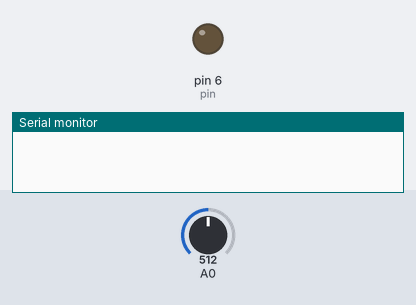
A sketch run on a simulated Arduino Uno, built with avr-gcc and run on an emulated ATmega328P. On the bench: output pins drawn as LEDs (lit = HIGH), the last lines printed to the serial monitor. Inputs (shaded band) come from the test bench; at power-on: A0 = 512.

Above: at 0.1 s.
At 60.1 s:
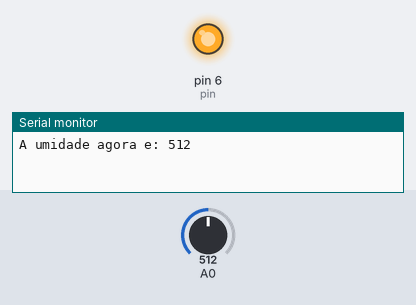
Timing chart, 0 to 61.6 s (numbered marks = the images above):
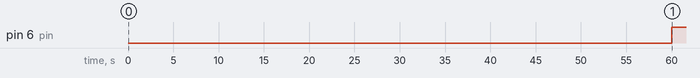

The sketch:

projeto_irrigacao.ino.ino
```cpp
#include "Timer.h"

Timer t;
int pin = 6;
int umidade = 0;
int umid_minima = 1020;

void setup()
{
  Serial.begin(9600);
  pinMode(pin, OUTPUT);
  t.every(60000, takeReading); // 1 minuto
}

void loop()
{
  t.update();
}

void takeReading()
{
  Serial.print("A umidade agora e: "); //Escreve a umidade na Serial
  umidade = analogRead(A0);
  Serial.println(umidade);
  if(umidade<=umid_minima) //Condicional que testa a umidade do sistema
  {
   digitalWrite(pin, HIGH); //Liga a valvula e inicia a irrigacao
  } else {
    digitalWrite(pin, LOW); //Desliga a valvula
  }


  //
  //
}
```

Measured:
- by itself, pin 6 (pin): LOW → HIGH at 60.0 s
